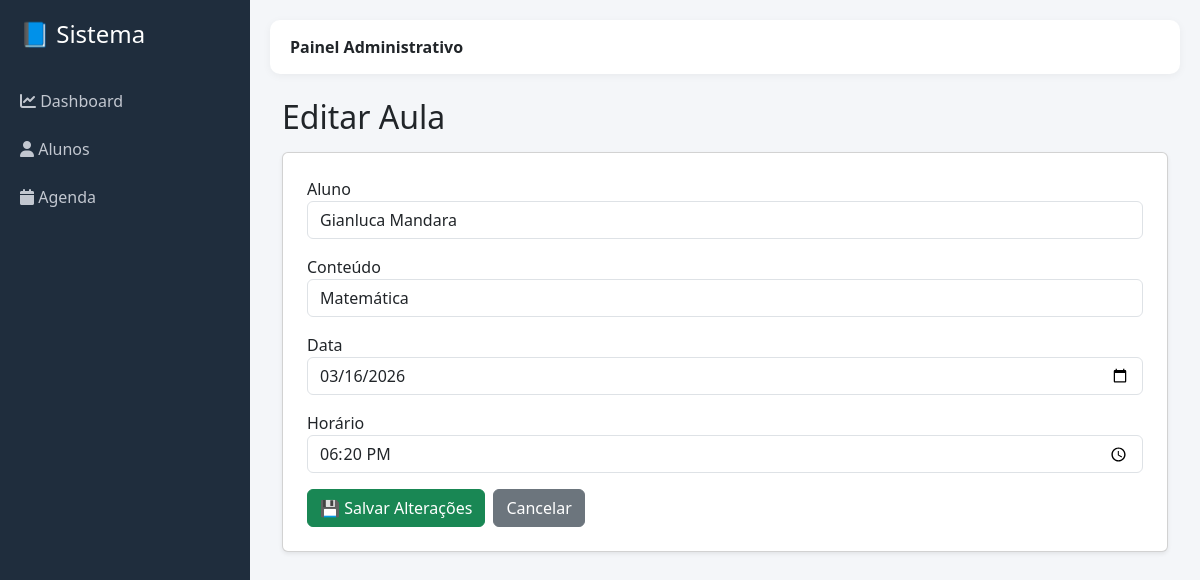
Screenshot of /editar_aula/1 with the database file from the repository.
### tables this page shows
CREATE TABLE aulas (
id INTEGER PRIMARY KEY AUTOINCREMENT,
aluno_id INTEGER,
conteudo_id INTEGER,
data TEXT,
horario TEXT,
observacoes TEXT
);

CREATE TABLE conteudos (
id INTEGER PRIMARY KEY AUTOINCREMENT,
titulo TEXT,
descricao TEXT
);

### app.py (the view, shortened to what this page needs)
@app.route("/editar_aula/<int:id>", methods=["GET", "POST"])
def editar_aula(id):
    conn = conectar()
    aula = conn.execute("SELECT * FROM aulas WHERE id=?", (id,)).fetchone()
    alunos = conn.execute("SELECT id, nome FROM alunos").fetchall()
    conteudos = conn.execute("SELECT id, titulo FROM conteudos").fetchall()
    conn.close()
    return render_template("editar_aula.html", aula=aula, alunos=alunos, conteudos=conteudos)

### app.py (called while the page is built)
def conectar():
    caminho = os.path.join(os.path.dirname(__file__), "database", "escola.db")
    conn = sqlite3.connect(caminho)
    conn.row_factory = sqlite3.Row
    return conn

### templates/editar_aula.html
{% extends "base.html" %}
{% block conteudo %}
<div class="container mt-4">
    <h2 class="mb-3">Editar Aula</h2>
    <div class="card p-4 shadow-sm">
        <form method="POST">
            {% if aula %}
            <div class="mb-3">
                <label>Aluno</label>
                <select name="aluno_id" class="form-control">
                    {% for aluno in alunos %}
                    <option value="{{ aluno['id'] }}"
                    {% if aluno['id'] == aula['aluno_id'] %} selected {% endif %}>
                        {{ aluno['nome'] }}
                    </option>
                    {% endfor %}
                </select>
            </div>
            <div class="mb-3">
                <label>Conteúdo</label>
                <select name="conteudo_id" class="form-control">
                    {% for conteudo in conteudos %}
                    <option value="{{ conteudo['id'] }}"
                    {% if conteudo['id'] == aula['conteudo_id'] %} selected {% endif %}>
                        {{ conteudo['titulo'] }}
                    </option>
                    {% endfor %}
                </select>
            </div>
            <div class="mb-3">
                <label>Data</label>
                <input type="date" name="data" class="form-control"
                       value="{{ aula['data'] }}">
            </div>
            <div class="mb-3">
                <label>Horário</label>
                <input type="time" name="horario" class="form-control"
                       value="{{ aula['horario'] }}">
            </div>
            <div class="d-flex gap-2">
                <button class="btn btn-success">
                    💾 Salvar Alterações
                </button>
                <a href="/agenda" class="btn btn-secondary">
                    Cancelar
                </a>
            </div>
            {% else %}
            <p class="text-danger">Aula não encontrada.</p>
            <a href="/agenda" class="btn btn-secondary">Voltar</a>
            {% endif %}
        </form>
    </div>
</div>
{% endblock %}

### templates/base.html (style rules this page uses)
body { background:#f4f6f9; }

### rows the page displays
aulas: conteudo_id "Matemática", data "03/16/2026", horario "18:20"

### other values shown
form field aluno_id "Gianluca Mandara"
